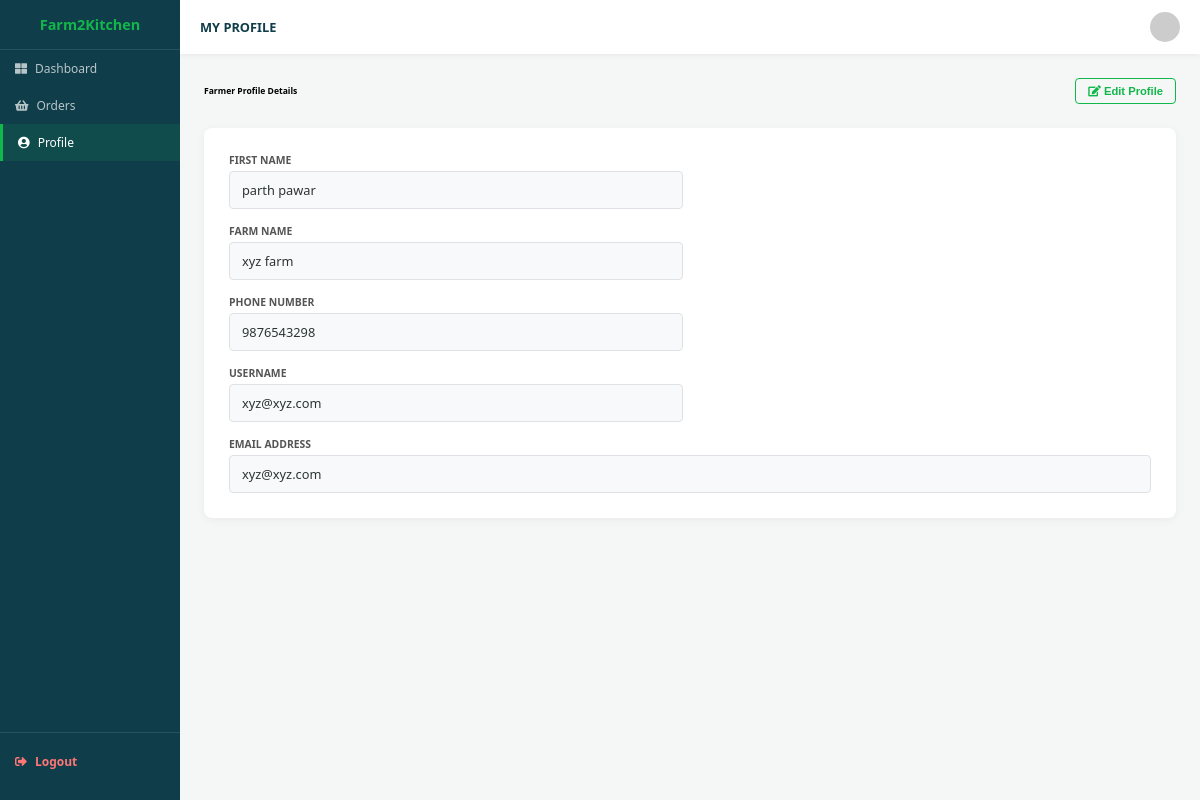
Screenshot of /profile/ (signed in) with the database file from the repository.
### pages/models.py (models this page shows, shortened)
class Farmer(models.Model):
    user = models.OneToOneField(User, on_delete=models.CASCADE)
    full_name = models.CharField(max_length=100)
    farm_name = models.CharField(max_length=100) # View saves 'entity_name' here
    phone = models.CharField(max_length=15)
    email = models.EmailField(default="True")
    password = models.CharField(max_length=100, default="True")

### pages/views.py (the view, shortened to what this page needs)
# urls.py: path('profile/', profile, name='profile'),
@login_required
def profile(request):
    try:
        farmer_data = request.user.farmer
    except:
        return redirect('home')
    context = {
        'farmer': farmer_data, # Pass the specific farmer data to HTML
        'user': request.user   # Pass the main user account (for username/email)
    }
    return render(request, 'pages/profile.html', context)

### pages/templates/pages/profile.html (shortened to what this page needs)
<!DOCTYPE html>
<html lang="en">
<head>
    <link rel="stylesheet" href="https://cdnjs.cloudflare.com/ajax/libs/font-awesome/5.15.4/css/all.min.css">
</head>
<body>
<aside class="sidebar">
    <div class="sidebar-brand">Farm2Kitchen</div>
    <div class="nav-container">
        <nav class="nav flex-column mt-2">
            <a href="{% url 'farmer_dashboard' %}" class="nav-link"><i class="fas fa-th-large mr-2"></i> Dashboard</a>
            <a href="{% url 'orders' %}" class="nav-link"><i class="fas fa-shopping-basket mr-2"></i> Orders</a>
            <a href="{% url 'profile' %}" class="nav-link active"><i class="fas fa-user-circle mr-2"></i> Profile</a>
        </nav>
    </div>
    <div class="logout-wrapper">
        <a href="{% url 'home' %}" class="nav-link logout-link"><i class="fas fa-sign-out-alt mr-2"></i> Logout</a>
    </div>
</aside>
<div class="main">
    <header class="header">
        <span style="font-weight: 700; color: var(--dark);">MY PROFILE</span>
        <img src="https://ui-avatars.com/api/?name={{ user.username }}&background=12b74b&color=fff" width="30" style="border-radius: 50%;">
    </header>
    <div class="content">
        <div class="d-flex justify-between align-center mb-4">
            <h6 style="font-weight: 700; margin: 0;">Farmer Profile Details</h6>
            <button class="btn btn-outline-success" onclick="openEditOverlay()">
                <i class="fas fa-edit mr-1"></i> Edit Profile
            </button>
        </div>
        <div class="card">
            <div class="info-grid">
                <div><label class="compact-label">First Name</label><div class="info-box">{{ farmer.full_name }}</div></div>
                <br>
                <div><label class="compact-label">Farm Name</label><div class="info-box">{{ farmer.farm_name }}</div></div>
                <br>
                <div><label class="compact-label">Phone Number</label><div class="info-box">{{ farmer.phone }}</div></div>
                <br>
                <div><label class="compact-label">Username</label><div class="info-box">{{ user.username }}</div></div>
                <br>
                <div class="info-full"><label class="compact-label">Email Address</label><div class="info-box">{{ user.email }}</div></div>
            </div>
        </div>
    </div>
</div>
</body>
</html>

### pages/templates/pages/profile.html (style rules this page uses)
:root { --primary: #12b74b; --dark: #0f3d4a; --bg: #f4f7f6; --white: #ffffff; --border: #dee2e6; }
* { box-sizing: border-box; }
body { background: var(--bg); font-family: 'Segoe UI', sans-serif; font-size: 0.8rem; overflow: hidden; margin: 0; }
.sidebar { width: 180px; height: 100vh; background: var(--dark); position: fixed; color: white; z-index: 100; display: flex; flex-direction: column; justify-content: space-between; }
.sidebar-brand { padding: 15px; font-weight: 800; color: var(--primary); text-align: center; border-bottom: 1px solid #ffffff1a; font-size: 0.9rem; }
.nav-container { flex-grow: 1; }
.nav-link { color: #ffffffb3; padding: 10px 15px; display: flex; align-items: center; cursor: pointer; text-decoration: none; font-size: 0.75rem; }
.nav-link:hover, .nav-link.active { color: white; background: #2ecc711a; border-left: 3px solid var(--primary); }
.logout-wrapper { border-top: 1px solid #ffffff1a; padding: 10px 0; margin-bottom: 10px; }
.logout-link { color: #ff7675 !important; font-weight: 600; }
.main { margin-left: 180px; height: 100vh; overflow-y: auto; }
.header { background: white; padding: 12px 20px; display: flex; justify-content: space-between; align-items: center; box-shadow: 0 2px 5px #0000000d; position: sticky; top: 0; z-index: 99; }
.content { padding: 1.5rem; }
.card { background: var(--white); border-radius: 8px; box-shadow: 0 2px 10px rgba(0,0,0,0.05); padding: 25px; border: none; }
.info-grid { display: grid; grid-template-columns: 1fr 1fr; gap: 15px; }
.info-full { grid-column: span 2; }
.info-box { font-size: 0.8rem; color: #2d3436; min-height: 38px; display: flex; align-items: center; padding: 8px 12px; background-color: #f8f9fa; border: 1px solid var(--border); border-radius: 4px; }
.compact-label { font-size: 0.65rem; font-weight: 700; color: #555; margin-bottom: 4px; display: block; text-transform: uppercase; }
.btn { border-radius: 4px; padding: 6px 12px; cursor: pointer; font-weight: 700; font-size: 0.7rem; border: 1px solid transparent; transition: 0.2s; }
.btn-outline-success { color: var(--primary); border-color: var(--primary); background: transparent; }
.d-flex { display: flex; }
.justify-between { justify-content: space-between; }
.align-center { align-items: center; }
.mb-4 { margin-bottom: 1.5rem; }
.mr-2 { margin-right: 0.5rem; }

### rows the page displays
Farmer: full_name "parth pawar", farm_name "xyz farm", phone "9876543298"

### other values shown
{{ user.username }} "xyz@xyz.com"
{{ user.email }} "xyz@xyz.com"
